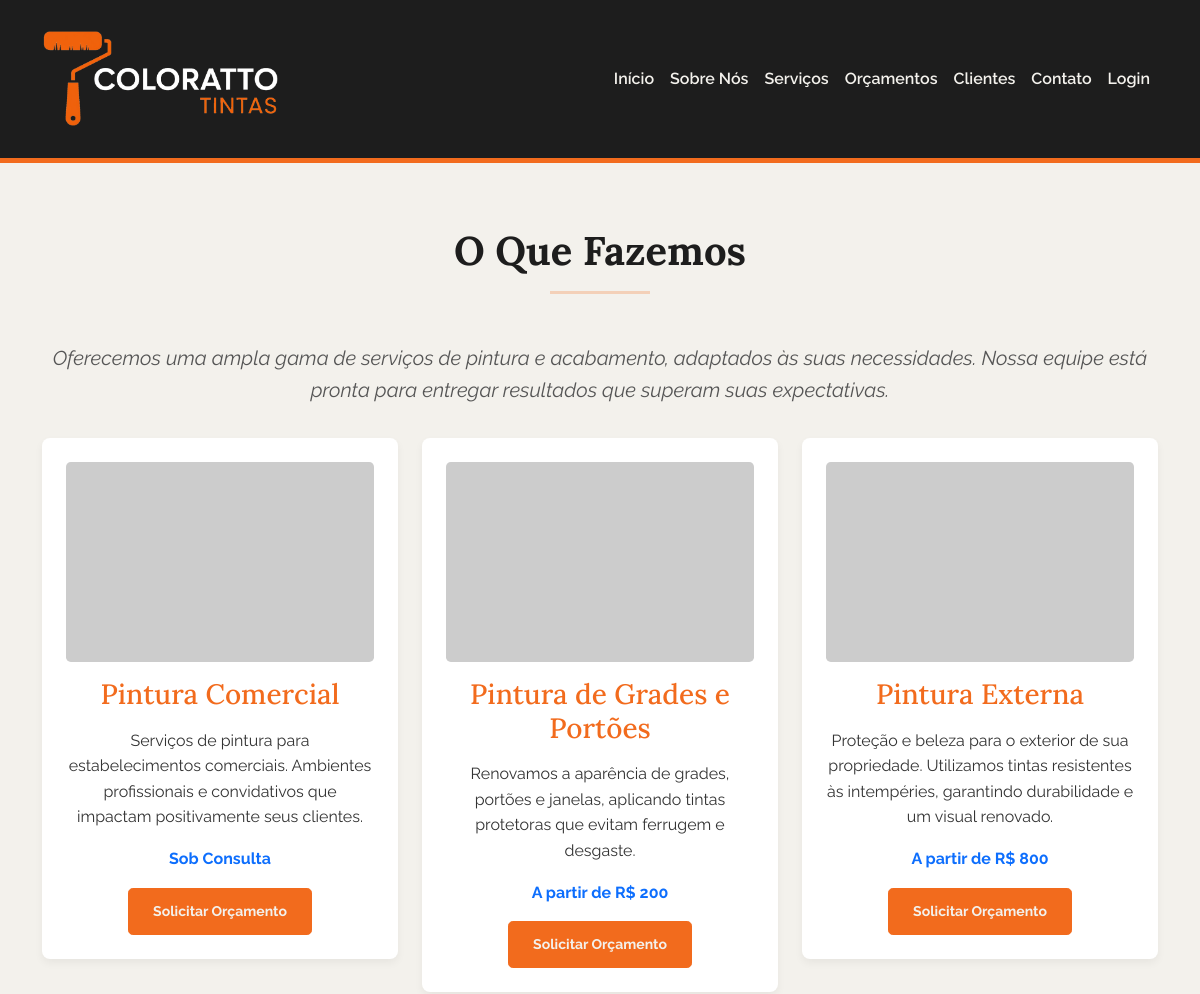
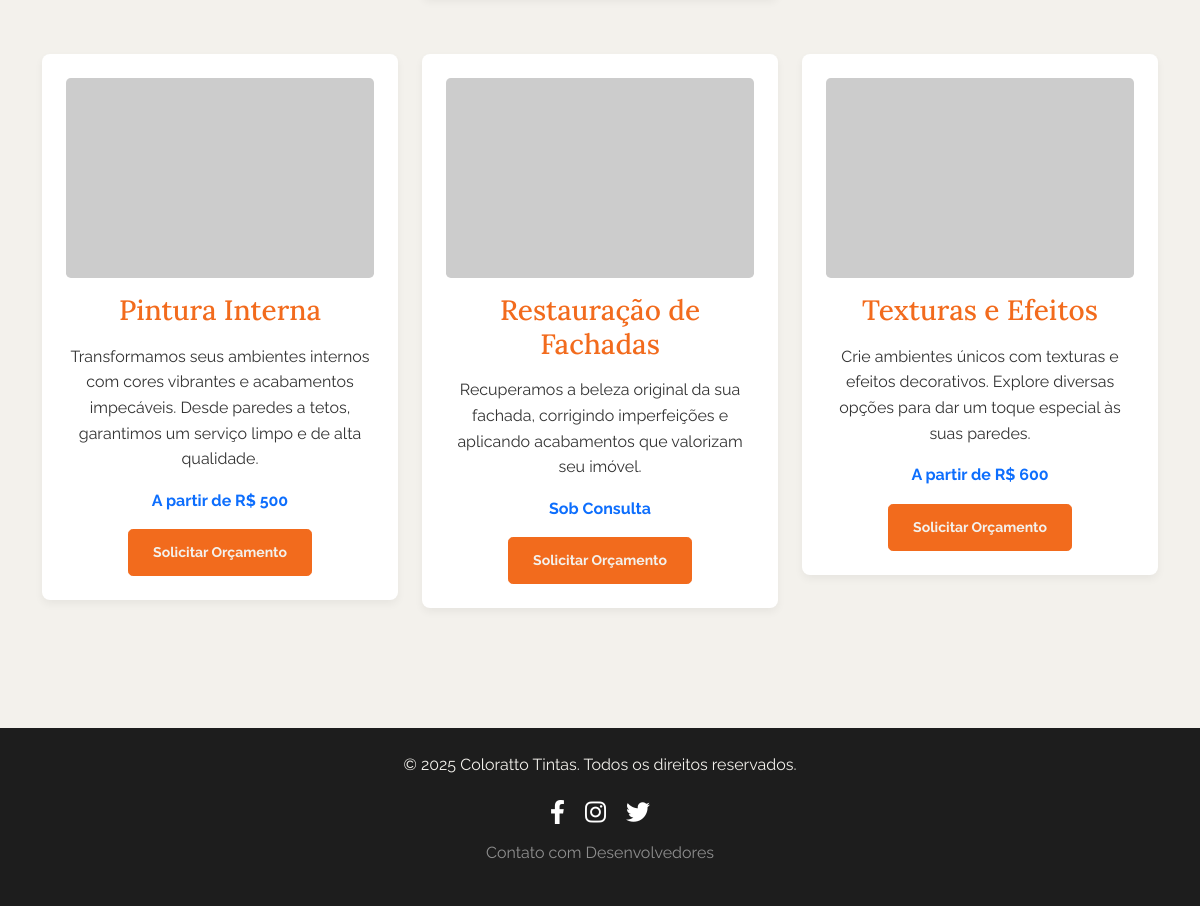
Screenshot of /serviços.php with the database file from the repository (2 pictures, top to bottom).
### tables this page shows
CREATE TABLE IF NOT EXISTS `services` (
  `id` INT(11) NOT NULL AUTO_INCREMENT,
  `name` VARCHAR(100) NOT NULL,
  `description` TEXT,
  `price_range` VARCHAR(50),
  `image_path` VARCHAR(255),
  `created_at` DATETIME NOT NULL DEFAULT CURRENT_TIMESTAMP,
  `updated_at` DATETIME NOT NULL DEFAULT CURRENT_TIMESTAMP ON UPDATE CURRENT_TIMESTAMP,
  PRIMARY KEY (`id`)
);

### config.php (called while the page is built, shortened)
<?php
function is_logged_in() {
    return isset($_SESSION['loggedin']) && $_SESSION['loggedin'] === true;
}
?>

### serviços.php (the view, shortened to what this page needs)
<?php
include_once 'config.php';
include 'header.php';
$sql = "SELECT name, description, price_range, image_path FROM services ORDER BY name ASC";
$result = $conn->query($sql);
?>
        <section class="page-section">
            <div class="container">
                <h2 class="section-heading text-center">O Que Fazemos</h2>
                <hr style="width: 100px; border-top: 3px solid #F26B1D; margin: 1rem auto 3rem auto;">
                <div class="intro-text text-center">
                    <p>Oferecemos uma ampla gama de serviços de pintura e acabamento, adaptados às suas necessidades. Nossa equipe está pronta para entregar resultados que superam suas expectativas.</p>
                </div>
                <div class="row">
                    <?php
                    if ($result->num_rows > 0) {
                        while($row = $result->fetch_assoc()) {
                            echo '<div class="col-lg-4 col-md-6 mb-4">';
                            echo '  <div class="service-box">';
                            if (!empty($row["image_path"]) && file_exists('./' . $row["image_path"])) {
                                echo '    <img src="' . BASE_URL . htmlspecialchars($row["image_path"]) . '" alt="' . htmlspecialchars($row["name"]) . '" class="img-fluid">';
                            } else {
                                echo '    <img src="https://via.placeholder.com/400x200/CCCCCC/FFFFFF?text=Serviço+Coloratto" alt="Imagem Padrão" class="img-fluid">';
                            }
                            echo '    <h3>' . htmlspecialchars($row["name"]) . '</h3>';
                            echo '    <p>' . htmlspecialchars($row["description"]) . '</p>';
                            echo '    <p class="text-primary fw-bold">' . htmlspecialchars($row["price_range"]) . '</p>';
                            echo '    <a href="' . BASE_URL . 'orçamentos.php" class="btn btn-primary btn-sm">Solicitar Orçamento</a>';
                            echo '  </div>';
                            echo '</div>';
                        }
                    } else {
                        echo "<div class='col-12 text-center'><p>Nenhum serviço disponível no momento.</p></div>";
                    }
                    ?>
                </div>
            </div>
        </section>
<?php
include 'footer.php';
?>

### header.php (shortened to what this page needs)
<?php include_once 'config.php';?>
<!DOCTYPE html>
<html lang="pt-BR">
<head>
    <link href="https://cdn.jsdelivr.net/npm/bootstrap@5.3.0/dist/css/bootstrap.min.css" rel="stylesheet">
    <link rel="stylesheet" href="https://cdnjs.cloudflare.com/ajax/libs/font-awesome/6.0.0-beta3/css/all.min.css">
    <link rel="stylesheet" href="<?php echo BASE_URL; ?>css/styles.css">
</head>
<body>
    <header class="site-header">
        <div class="container">
            <nav class="navbar navbar-expand-lg">
                <a class="navbar-brand" href="<?php echo BASE_URL; ?>index.php">
                    <img src="<?php echo BASE_URL; ?>assets/img/logos/logo-450-250.png" alt="Coloratto Tintas" class="site-logo">
                </a>
                <div class="collapse navbar-collapse justify-content-end" id="navbarNav">
                    <ul class="navbar-nav">
                        <li class="nav-item"><a class="nav-link" href="<?php echo BASE_URL; ?>index.php">Início</a></li>
                        <li class="nav-item"><a class="nav-link" href="<?php echo BASE_URL; ?>sobre.php">Sobre Nós</a></li>
                        <li class="nav-item"><a class="nav-link" href="<?php echo BASE_URL; ?>serviços.php">Serviços</a></li>
                        <li class="nav-item"><a class="nav-link" href="<?php echo BASE_URL; ?>orçamentos.php">Orçamentos</a></li>
                        <li class="nav-item"><a class="nav-link" href="<?php echo BASE_URL; ?>clientes.php">Clientes</a></li>
                        <li class="nav-item"><a class="nav-link" href="<?php echo BASE_URL; ?>contact.php">Contato</a></li>
                        <?php if (is_logged_in()): ?>
                            <li class="nav-item dropdown">
                                <a class="nav-link dropdown-toggle" href="#" id="navbarDropdown" role="button" data-bs-toggle="dropdown" aria-expanded="false">
                                    <i class="fas fa-user-circle"></i> Olá, <?php echo htmlspecialchars($_SESSION['username']); ?>
                                </a>
                                <ul class="dropdown-menu" aria-labelledby="navbarDropdown">
                                    <li><a class="dropdown-item" href="<?php echo BASE_URL; ?>admin/index.php">Painel Admin</a></li>
                                    <li><hr class="dropdown-divider"></li>
                                    <li><a class="dropdown-item" href="<?php echo BASE_URL; ?>logout.php">Sair</a></li>
                                </ul>
                            </li>
                        <?php else: ?>
                            <li class="nav-item"><a class="nav-link" href="<?php echo BASE_URL; ?>login.php">Login</a></li>
                        <?php endif; ?>
                    </ul>
                </div>
            </nav>
        </div>
    </header>
    <main>

### footer.php (shortened to what this page needs)
</main>
    <footer class="site-footer text-center py-4" style="background-color: #1D1D1D; color: #F3F1EC;">
        <div class="container">
            <p>&copy; <?php echo date("Y"); ?> Coloratto Tintas. Todos os direitos reservados.</p>
            <div class="social-icons mt-3">
                <a href="#" class="text-white mx-2"><i class="fab fa-facebook-f"></i></a>
                <a href="#" class="text-white mx-2"><i class="fab fa-instagram"></i></a>
                <a href="#" class="text-white mx-2"><i class="fab fa-twitter"></i></a>
            </div>
            <p class="mt-2"><a href="<?php echo BASE_URL; ?>contact.php" class="text-white-50">Contato com Desenvolvedores</a></p>
        </div>
    </footer>
</body>
</html>

### css/styles.css (style rules this page uses)
body { font-family: 'Raleway', sans-serif; color: #333; line-height: 1.6; background-color: #F3F1EC; }
h2, h3, h4, h5, h6 { font-family: 'Lora', serif; color: #1D1D1D; margin-bottom: 1rem; }
p { margin-bottom: 1rem; }
a { color: #F26B1D; text-decoration: none; }
.site-header { background-color: #1D1D1D; padding: 1rem 0; border-bottom: 5px solid #F26B1D; }
.site-logo { max-height: 100px; width: auto; }
.navbar-nav .nav-link { color: #F3F1EC; font-weight: 600; padding: 0.5rem 1rem; transition: color 0.3s ease; }
.page-section { padding: 4rem 0; text-align: center; }
.section-heading { font-size: 2.5rem; font-weight: 700; margin-bottom: 1rem; color: #1D1D1D; }
.intro-text { font-style: italic; font-size: 1.25rem; font-weight: 400; margin-top: 1rem; margin-bottom: 2rem; color: #555; }
.btn-primary { background-color: #F26B1D; border-color: #F26B1D; color: #F3F1EC; padding: 0.75rem 1.5rem; font-weight: 700; border-radius: 0.3rem; transition: background-color 0.3s ease, border-color 0.3s ease; }
.service-box, .client-card { background-color: #ffffff; padding: 1.5rem; border-radius: 0.5rem; box-shadow: 0 0.25rem 0.5rem rgba(0, 0, 0, 0.05); margin-bottom: 2rem; text-align: center; }
.service-box img, .client-card img { max-width: 100%; height: 200px; object-fit: cover; border-radius: 0.3rem; margin-bottom: 1rem; }
.service-box h3, .client-card h3 { font-size: 1.75rem; color: #F26B1D; }
.site-footer { background-color: #1D1D1D; color: #F3F1EC; padding: 2rem 0; }
.site-footer a { color: #F26B1D; }
.social-icons a { font-size: 1.5rem; margin: 0 0.5rem; color: #F3F1EC; transition: color 0.3s ease; }

### rows the page displays
services: name "Pintura Comercial", description "Serviços de pintura para estabelecimentos comerciais. Ambientes profissionais e convidativos que impactam positivamente seus clientes.", price_range "Sob Consulta"
services: name "Pintura de Grades e Portões", description "Renovamos a aparência de grades, portões e janelas, aplicando tintas protetoras que evitam ferrugem e desgaste.", price_range "A partir de R$ 200"
services: name "Pintura Externa", description "Proteção e beleza para o exterior de sua propriedade. Utilizamos tintas resistentes às intempéries, garantindo durabilidade e um visual renovado.", price_range "A partir de R$ 800"
services: name "Pintura Interna", description "Transformamos seus ambientes internos com cores vibrantes e acabamentos impecáveis. Desde paredes a tetos, garantimos um serviço limpo e de alta qualidade.", price_range "A partir de R$ 500"
services: name "Restauração de Fachadas", description "Recuperamos a beleza original da sua fachada, corrigindo imperfeições e aplicando acabamentos que valorizam seu imóvel.", price_range "Sob Consulta"
services: name "Texturas e Efeitos", description "Crie ambientes únicos com texturas e efeitos decorativos. Explore diversas opções para dar um toque especial às suas paredes.", price_range "A partir de R$ 600"
